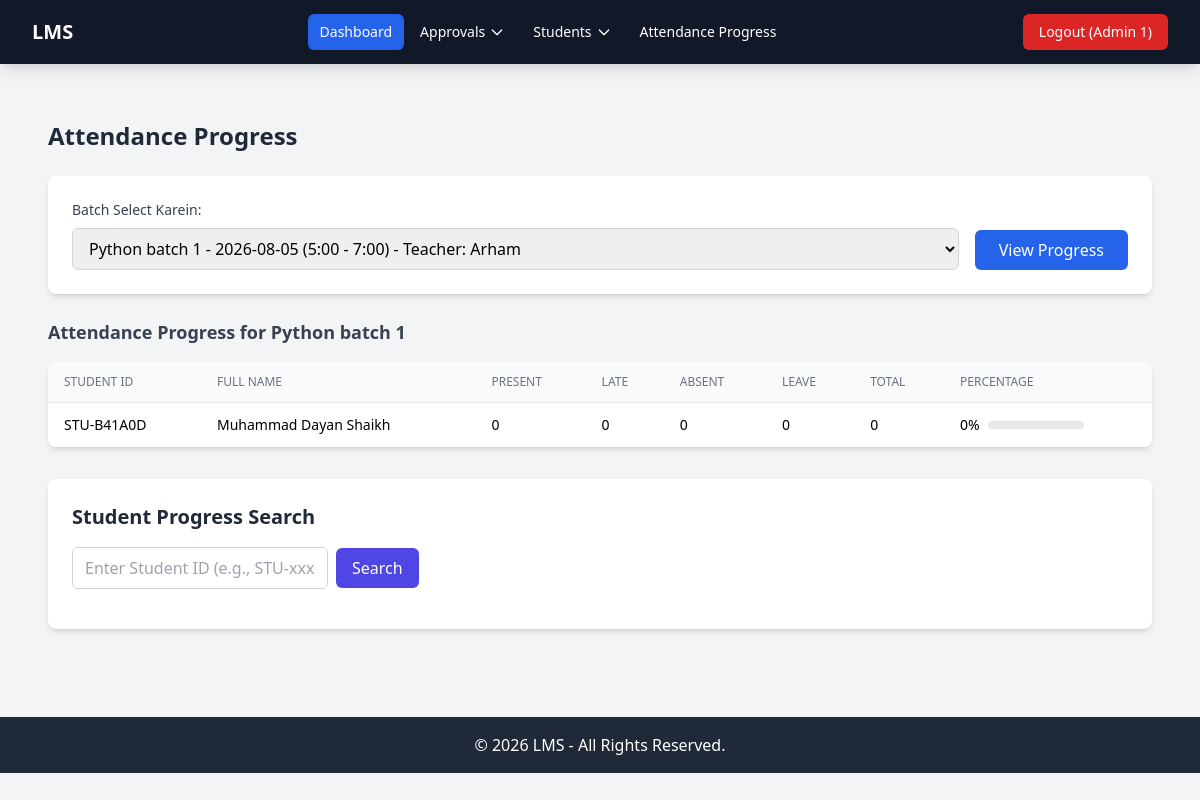
Before: /admin/controller/attendance_progress.php?batch_id=9 (signed in) with the older database file.
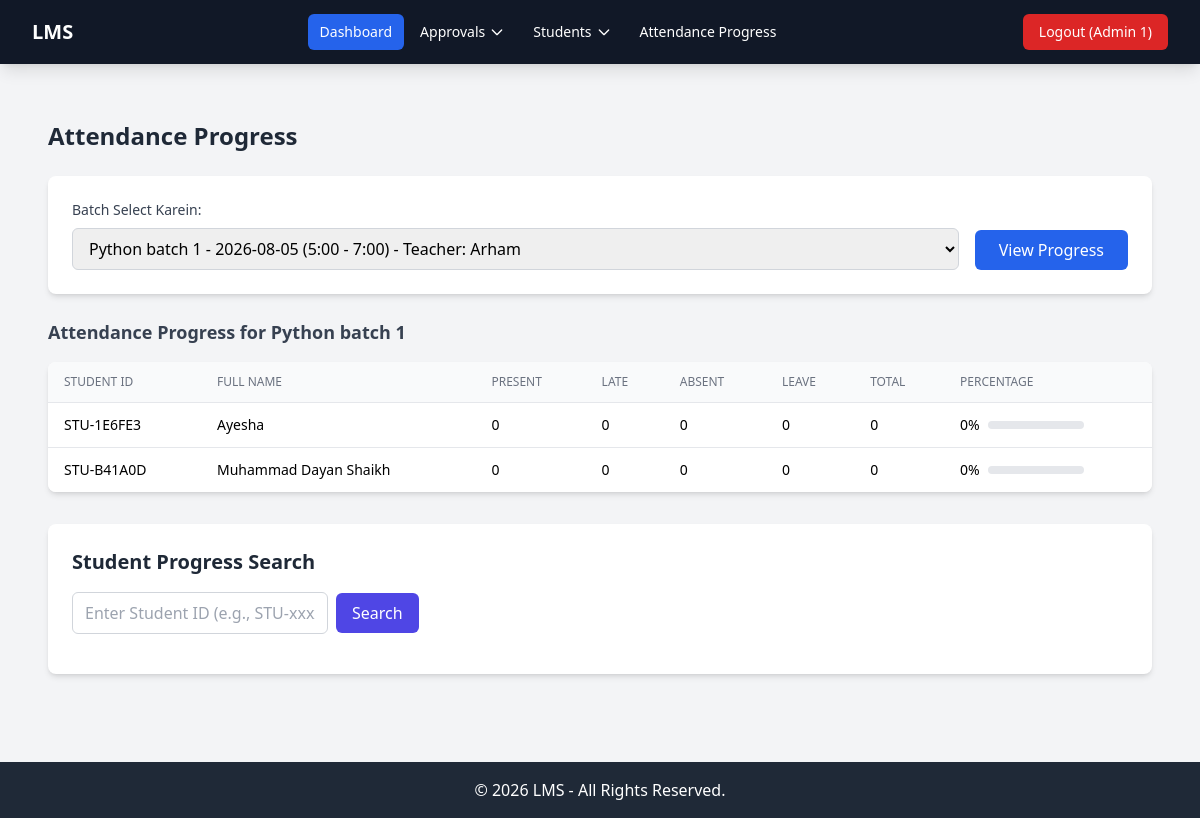
After: the same page with the newer database file.
### tables this page shows
CREATE TABLE `students` (
  `id` int(11) NOT NULL,
  `student_id` varchar(20) NOT NULL,
  `full_name` varchar(100) NOT NULL,
  `father_name` varchar(100) NOT NULL,
  `contact_number` varchar(20) NOT NULL,
  `gender` enum('male','female','other') NOT NULL,
  `dob` date NOT NULL,
  `address` text NOT NULL,
  `email` varchar(100) NOT NULL,
  `password` varchar(255) NOT NULL,
  `joining_date` date NOT NULL,
  `course_name` varchar(100) NOT NULL,
  `class_timing` varchar(100) NOT NULL,
  `course_duration` varchar(50) NOT NULL,
  `student_pic` varchar(255) DEFAULT NULL,
  `cnic_pic` varchar(255) DEFAULT NULL,
  `highest_education` enum('intermediate','undergraduate','postgraduate','matric') NOT NULL,
  `status` enum('pending','process','active') NOT NULL DEFAULT 'pending',
  `teacher_id` int(11) DEFAULT NULL,
  `created_at` timestamp NOT NULL DEFAULT current_timestamp()
);

### admin/controller/attendance_progress.php (called while the page is built, shortened)
<?php
$students_progress = [];
$selected_batch = null;
$batch_id = isset($_GET['batch_id']) ? intval($_GET['batch_id']) : 0;
if ($batch_id > 0) {
    $stmt = $conn->prepare("SELECT id, batch_name FROM batches WHERE id = ?");
    $stmt->bind_param("i", $batch_id);
    $stmt->execute();
    $result = $stmt->get_result();
    if ($row = $result->fetch_assoc()) {
        $selected_batch = $row;
    } else {
        $error = 'Batch not found.';
    }
    if ($selected_batch) {
        $stmt = $conn->prepare("
            SELECT s.id, s.student_id, s.full_name,
                SUM(CASE WHEN a.status = 'present' THEN 1 ELSE 0 END) AS present_count,
                SUM(CASE WHEN a.status = 'absent' THEN 1 ELSE 0 END) AS absent_count,
                SUM(CASE WHEN a.status = 'late' THEN 1 ELSE 0 END) AS late_count,
                SUM(CASE WHEN a.status = 'leave' THEN 1 ELSE 0 END) AS leave_count,
                COUNT(a.id) AS total_records
            FROM batch_students bs
            INNER JOIN students s ON bs.student_id = s.id
            LEFT JOIN attendance a ON a.batch_id = bs.batch_id AND a.student_id = s.id
            WHERE bs.batch_id = ?
            GROUP BY s.id, s.student_id, s.full_name
            ORDER BY s.full_name ASC
        ");
        $stmt->bind_param("i", $batch_id);
        $stmt->execute();
        $result = $stmt->get_result();
        while ($row = $result->fetch_assoc()) {
            $total = $row['total_records'] ?? 0;
            $present_like = $row['present_count'] + $row['late_count'];
            $row['percentage'] = ($total > 0) ? round(($present_like / $total) * 100, 2) : 0;
            $students_progress[] = $row;
        }
    }
}
include BASE_PATH . 'admin/view/attendance_progress.php';
?>

### admin/view/attendance_progress.php (the view, shortened to what the changed rows need)
<div class="max-w-6xl mx-auto px-4 py-8">
    <h1 class="text-2xl font-bold text-gray-800 mb-6">Attendance Progress</h1>
    <?php if ($selected_batch): ?>
        <h2 class="text-lg font-semibold text-gray-700 mb-4">
            Attendance Progress for <?php echo htmlspecialchars($selected_batch['batch_name']); ?>
        </h2>
        <?php if (empty($students_progress)): ?>
            <p class="text-gray-600">Is batch mein koi student nahi hai.</p>
        <?php else: ?>
            <div class="bg-white shadow-md rounded-lg overflow-hidden mb-6">
                <table class="min-w-full divide-y divide-gray-200">
                    <thead class="bg-gray-50">
                        <tr>
                            <th class="px-4 py-3 text-left text-xs font-medium text-gray-500 uppercase">Student ID</th>
                            <th class="px-4 py-3 text-left text-xs font-medium text-gray-500 uppercase">Full Name</th>
                            <th class="px-4 py-3 text-left text-xs font-medium text-gray-500 uppercase">Present</th>
                            <th class="px-4 py-3 text-left text-xs font-medium text-gray-500 uppercase">Late</th>
                            <th class="px-4 py-3 text-left text-xs font-medium text-gray-500 uppercase">Absent</th>
                            <th class="px-4 py-3 text-left text-xs font-medium text-gray-500 uppercase">Leave</th>
                            <th class="px-4 py-3 text-left text-xs font-medium text-gray-500 uppercase">Total</th>
                            <th class="px-4 py-3 text-left text-xs font-medium text-gray-500 uppercase">Percentage</th>
                        </tr>
                    </thead>
                    <tbody class="bg-white divide-y divide-gray-200">
                        <?php foreach ($students_progress as $sp): ?>
                            <tr>
                                <td class="px-4 py-3 whitespace-nowrap text-sm"><?php echo htmlspecialchars($sp['student_id']); ?></td>
                                <td class="px-4 py-3 whitespace-nowrap text-sm font-medium"><?php echo htmlspecialchars($sp['full_name']); ?></td>
                                <td class="px-4 py-3 whitespace-nowrap text-sm"><?php echo $sp['present_count']; ?></td>
                                <td class="px-4 py-3 whitespace-nowrap text-sm"><?php echo $sp['late_count']; ?></td>
                                <td class="px-4 py-3 whitespace-nowrap text-sm"><?php echo $sp['absent_count']; ?></td>
                                <td class="px-4 py-3 whitespace-nowrap text-sm"><?php echo $sp['leave_count']; ?></td>
                                <td class="px-4 py-3 whitespace-nowrap text-sm"><?php echo $sp['total_records']; ?></td>
                                <td class="px-4 py-3 whitespace-nowrap text-sm">
                                    <div class="flex items-center space-x-2">
                                        <span><?php echo $sp['percentage']; ?>%</span>
                                        <div class="w-24 bg-gray-200 rounded-full h-2">
                                        </div>
                                    </div>
                                </td>
                            </tr>
                        <?php endforeach; ?>
                    </tbody>
                </table>
            </div>
        <?php endif; ?>
    <?php endif; ?>
    <div class="bg-white shadow-md rounded-lg p-6 mt-8">
        <h2 class="text-xl font-semibold text-gray-800 mb-4">Student Progress Search</h2>
    </div>
</div>

Changed rows visible on the page:
added students: student "STU-1E6FE3", full_name "Ayesha", present_count "0", late_count "0", absent_count "0", leave_count "0", total_records "0", percentage "0"
